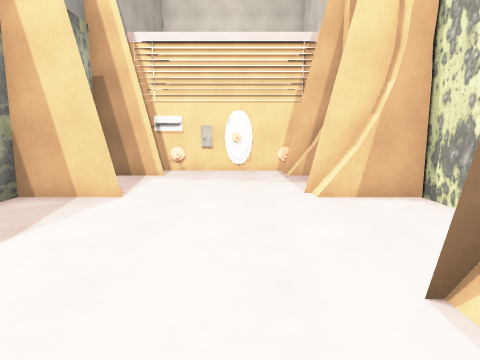
[1] (above)

12 first-person views from a walk through a 3-D level made in the Unity game engine. The camera is 1.5 m above the floor, tilts 8° down and sees 75° across. The floor is counted in squares, 1 m on a side. Each view is taken from the middle of a square. On the plan, view 1 faces up. The plan holds only what a view shows up to about 15 squares ahead; the rest is blank. The place goes on beyond the plan.

[2]
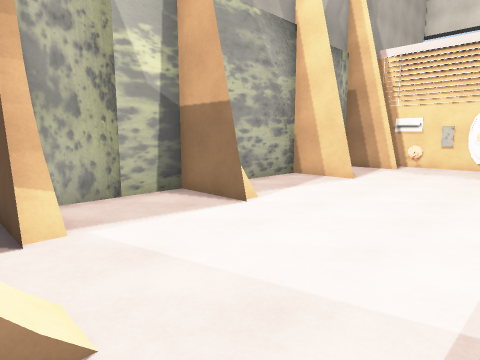

[3]
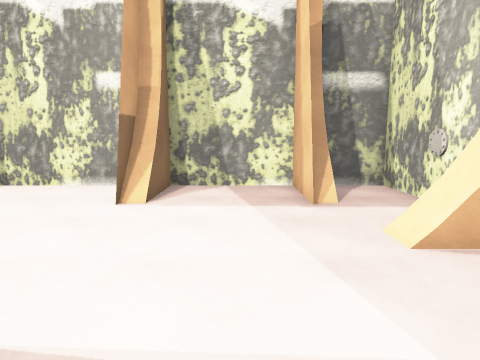

[4]
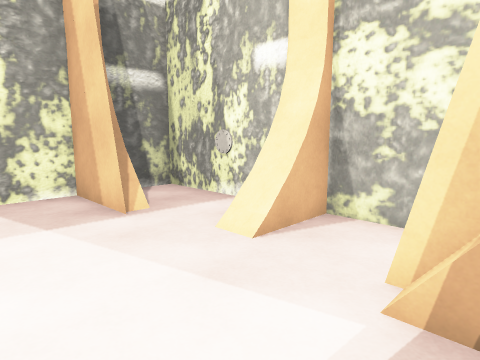

[5]
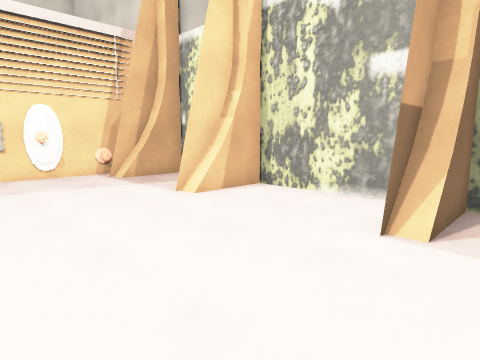

[6]
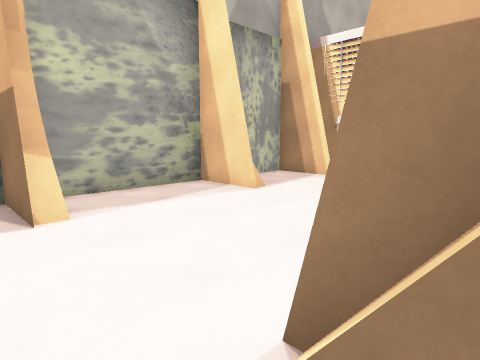

[7]
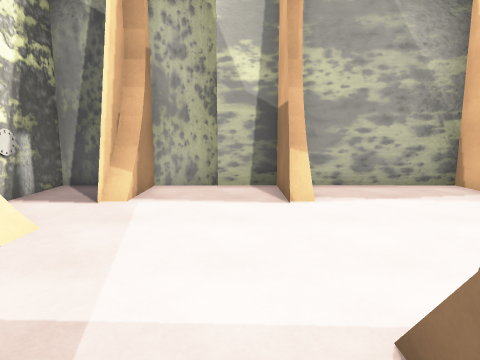

[8]
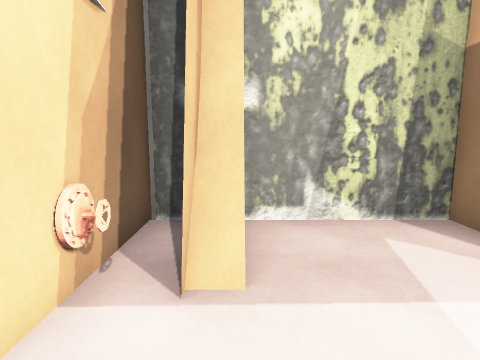

[9]
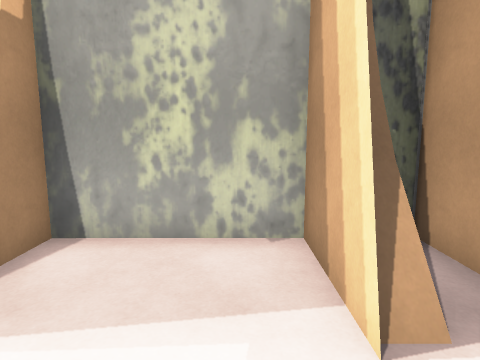

[10]
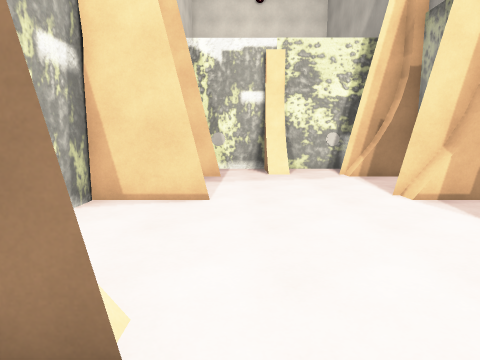

[11]
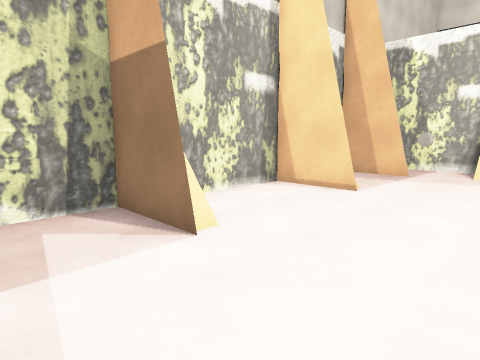

[12]
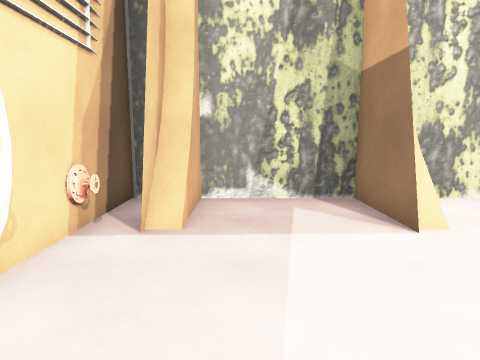

### Floor plan
Points are (right, up) in squares from view 1. A wall is a line through its corners. A room is listed if a view was taken in it or the views show most of it. See-through windows are left out.
Room 1 (views 1, 2, 3, 4, 5, 6, 7, 8, 9, 10, 11, 12)
walls: (1.7, 2.7) (4.5, 2.7); (3, 2.7) (1.8, 2.7); (-4.1, 2.8) (-4.1, 2.1); (1.7, 8.2) (4.6, 8.2); (-3, 7.6) (-5.5, 7.6) (-5.5, 2.9); (4.5, 2.1) (2.7, 2.1) (2.7, 2.8); (-4.8, 2.7) (-3.9, 2.7) (-3.9, 2.1) (-3, 2.1) (-5.5, 2.1) (-5.5, 0.4); (3.3, 8.2) (1.8, 8.2); (4.6, 7.6) (2.7, 7.6) (2.7, 8.2); (1.7, -1.6) (4.5, -1.6); (2.7, -2.2) (2.7, -1.8); (-4.1, -1.5) (-4.1, -2.2); (-5.5, 8.2) (-4.5, 8.2); (-5.5, -1.6) (-3.9, -1.6) (-3.9, -2.2) (-3, -2.2) (-4.6, -2.2); (-2.9, 12) (-5.5, 11.9); (3.3, 12.5) (2.4, 12.5); (4.5, 12) (2.7, 12) (2.7, 12.6); (0.5, 13.5) (-0.1, 13.4) (-0.6, 13.5); (4.6, 13.6) (-5.6, 13.6)
low walls: (2.1, 2.1) (2.1, 2.8); (2.3, 2.1) (2.3, 2.8); (2.4, 2.1) (2.4, 2.8); (-3.6, 2.7) (-3.6, 2.1); (-3.7, 2.7) (-3.7, 2.1); (2.1, 7.6) (2.1, 8.2); (2.3, 7.6) (2.3, 8.2); (2.4, 7.6) (2.4, 8.2); (2.1, -2.2) (2.1, -1.6); (2.3, -2.2) (2.3, -1.6); (2.4, -2.2) (2.4, -1.8); (-3.6, -1.6) (-3.6, -2.2); (-3.7, -1.6) (-3.7, -2.2); (2.1, 12) (2.1, 12.5); (2.3, 12) (2.3, 12.5); (2.4, 12) (2.4, 12.6); (-3.3, 12.5) (-3.3, 12); (-3.6, 12.6) (-3.6, 12.1); (-3.8, 12.6) (-3.8, 12.1)
ways out: opening at (-5, -3.5)
objects: other object (-6, 9) to (-6, 13); other object (-4, -5) to (-2, -5); pipe (-3, -4); other object (-3, 13) to (-3, 14); other object (-1, -4) to (0, -3); other object (0, -5) to (4, -5); other object (0, 13); pipe (2, -4); other object (2, 13) to (2, 14); other object (5, -4) to (5, 2); other object (5, 3) to (5, 7); other object (5, 9) to (5, 13)

Positions as (right, up) in squares from view 1, and headings:
1: (0, 0), facing up
2: (2, -3), facing up-left
3: (-5, 0), facing right
4: (-4, 1), facing down-right
5: (-3, 1), facing up-right
6: (3, 1), facing up-left
7: (4, 1), facing left
8: (-1, 12), facing right
9: (-1, 11), facing left
10: (1, 10), facing down
11: (-2, 11), facing down-right
12: (-3, 11), facing right
